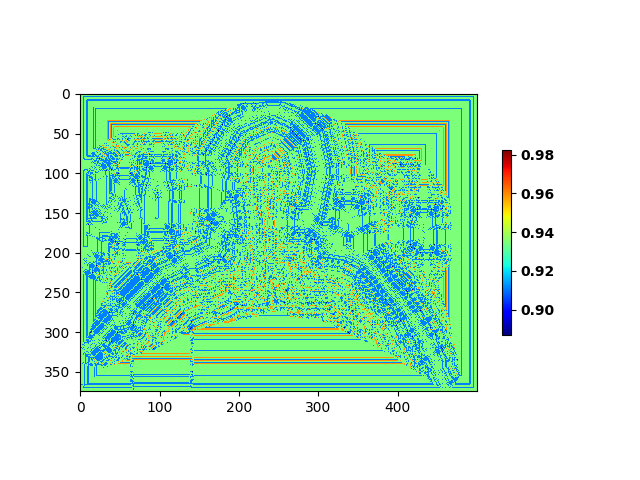
#> input picture test.png, 640 x 480 px
$ python -i test_datasets.py   (imports and definitions only)
#> lines starting #> are read from the running program, lines starting #| are printed output that depends on the picture; after the words box and inside, x2 and y2 are one past the last pixel; in counts of white or black regions, pixels touching at a corner belong together
#> further down, picture is the input picture: shape (480, 640, 3); mean B, G, R 211.3, 236.5, 191.2
import cv2
import numpy as np
import os.path as osp
import numpy as np
import cv2 as cv
from matplotlib import pyplot as plt
import scipy.io as sio
from torch.utils.data import Dataset
import os

IMAGE_MEAN = np.array([103.939, 116.779, 123.675], dtype=np.float32)


def watershed(image):
    img = image
    gray = cv.cvtColor(img, cv.COLOR_BGR2GRAY)
    ret, thresh = cv.threshold(
        gray, 0, 255, cv.THRESH_BINARY_INV + cv.THRESH_OTSU)
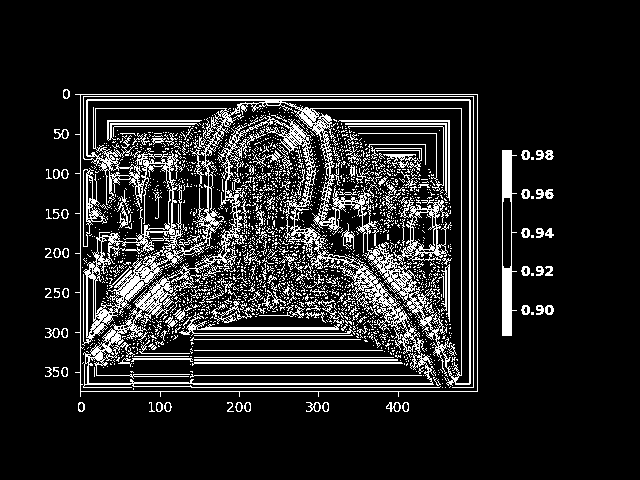
#> thresh: shape (480, 640); 13.4% white in thin lines or dots, all inside (x1, y1, x2, y2) = (45, 89, 554, 412)
#> ret = 171

    # 消除噪声
    kernel = np.ones((3, 3), np.uint8)
    opening = cv.morphologyEx(thresh, cv.MORPH_OPEN, kernel, iterations=2)
#> opening: shape (480, 640); 0.46% white; 6 white regions, box (x1, y1, x2, y2) and area: (502, 268, 512, 336) 680, (502, 150, 512, 198) 480, (121, 276, 139, 295) 154, (96, 353, 103, 360) 45, (206, 216, 211, 221) 25, (114, 336, 119, 341) 25

    # 膨胀
    sure_bg = cv.dilate(opening, kernel, iterations=3)
#> sure_bg: shape (480, 640); 0.93% white; 6 white regions, box (x1, y1, x2, y2) and area: (499, 265, 515, 339) 1184, (499, 147, 515, 201) 864, (118, 273, 142, 298) 412, (93, 350, 106, 363) 165, (203, 213, 214, 224) 121, (111, 333, 122, 344) 121

    # 距离变换
    dist_transform = cv.distanceTransform(opening, 1, 5)
    ret, sure_fg = cv.threshold(dist_transform, 0.7 * dist_transform.max(), 255, 0)
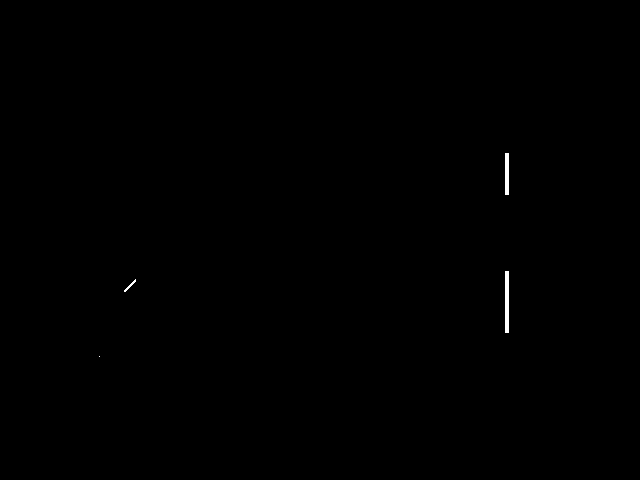
#> sure_fg: shape (480, 640) float32; 0.15% white; 4 white regions (1 under 20 px), largest, box (x1, y1, x2, y2) and area: (505, 271, 509, 333) 248, (505, 153, 509, 195) 168, (124, 279, 136, 292) 35
#> ret = 3.5

    # 获得未知区域
    sure_fg = np.uint8(sure_fg)
    unknown = cv.subtract(sure_bg, sure_fg)
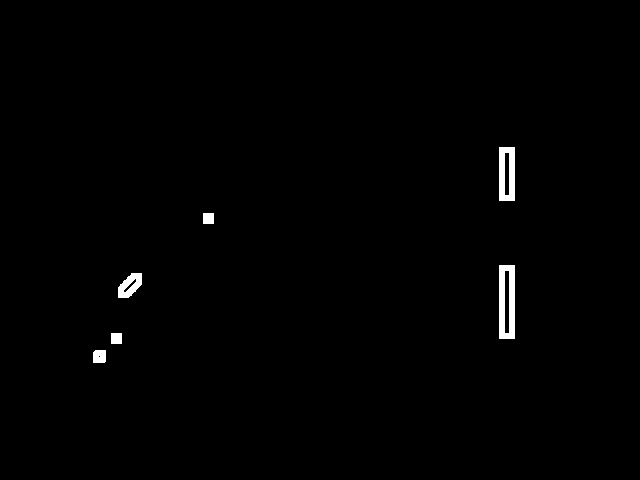
#> unknown: shape (480, 640); 0.79% white; 6 white regions, box (x1, y1, x2, y2) and area: (499, 265, 515, 339) 936, (499, 147, 515, 201) 696, (118, 273, 142, 298) 377, (93, 350, 106, 363) 164, (203, 213, 214, 224) 121, (111, 333, 122, 344) 121

    # 标记
    ret, markers1 = cv.connectedComponents(sure_fg)
#> markers1: shape (480, 640) int32; 5 distinct labels, from 0 to 4
#> ret = 5

    # 确保背景是1不是0
    markers = markers1 + 1
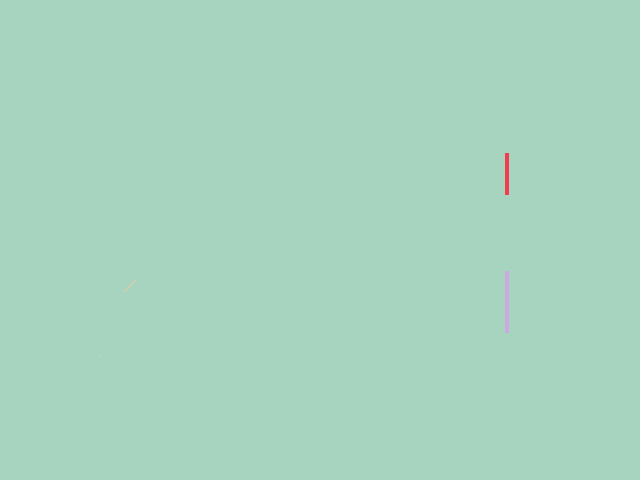
#> markers: shape (480, 640) int32; 5 distinct labels, from 1 to 5; one colour per label, 0 black

    # 未知区域标记为0
    markers[unknown == 255] = 0
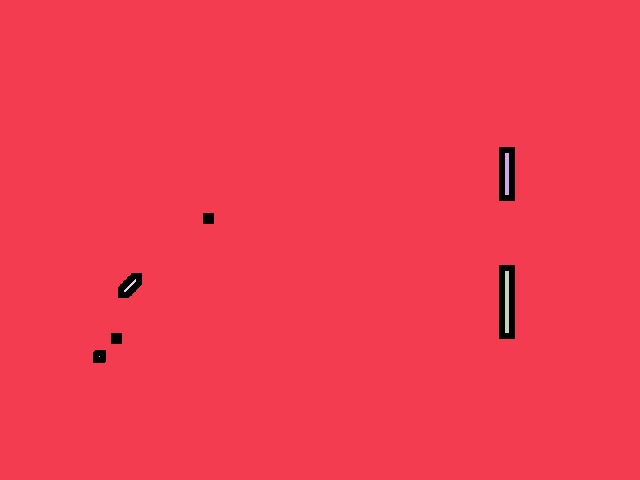
#> markers: shape (480, 640) int32; 6 distinct labels, from 0 to 5; one colour per label, 0 black

    markers3 = cv.watershed(img, markers)
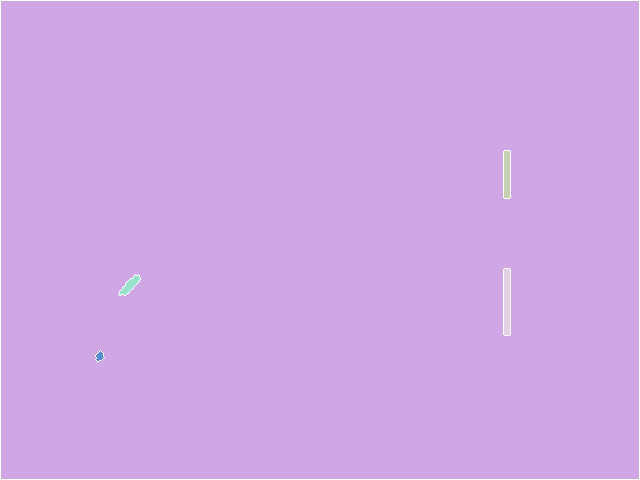
#> markers3: shape (480, 640) int32; 6 distinct labels, from -1 to 5; one colour per label, 0 black, -1 white
    img[markers3 == -1] = [0, 0, 255]
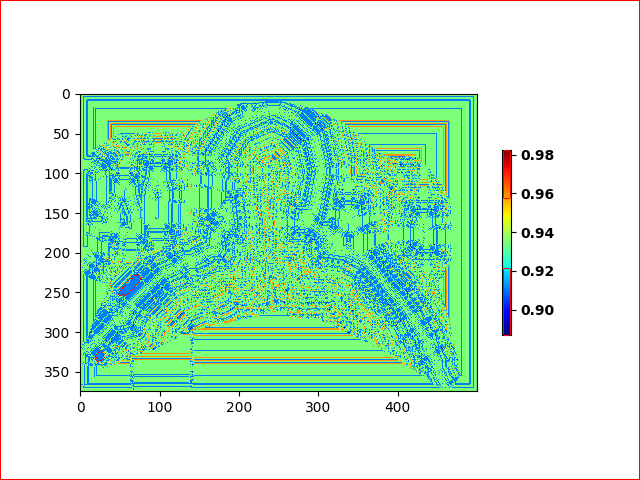
#> img: shape (480, 640, 3); 0.84% of pixels changed, all inside (x1, y1, x2, y2) = (0, 0, 640, 480)

    return img

class FluxSegmentationDataset(Dataset):

    # [19 lines left out: function __init__, not called in this run]

    def __len__(self):  # 获取数据集长度

        return self.dataset_length

    # [29 lines left out: function __getitem__, not called in this run]

>>> import cv2
>>> picture = cv2.imread('test.png')
>>> result = watershed(picture)
